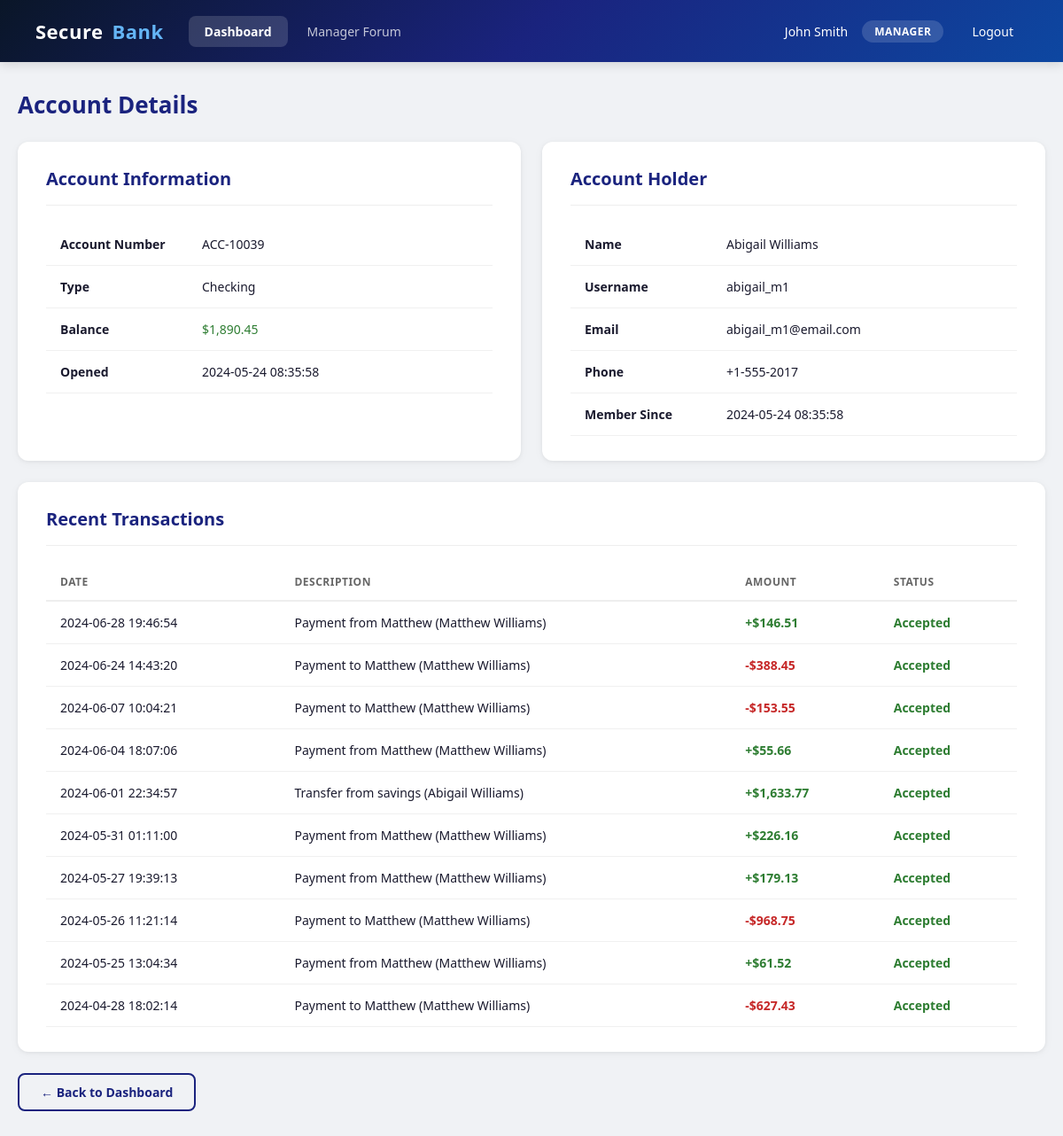
/account_details.php?id=39 (signed in), run on an earlier commit of the app's database.
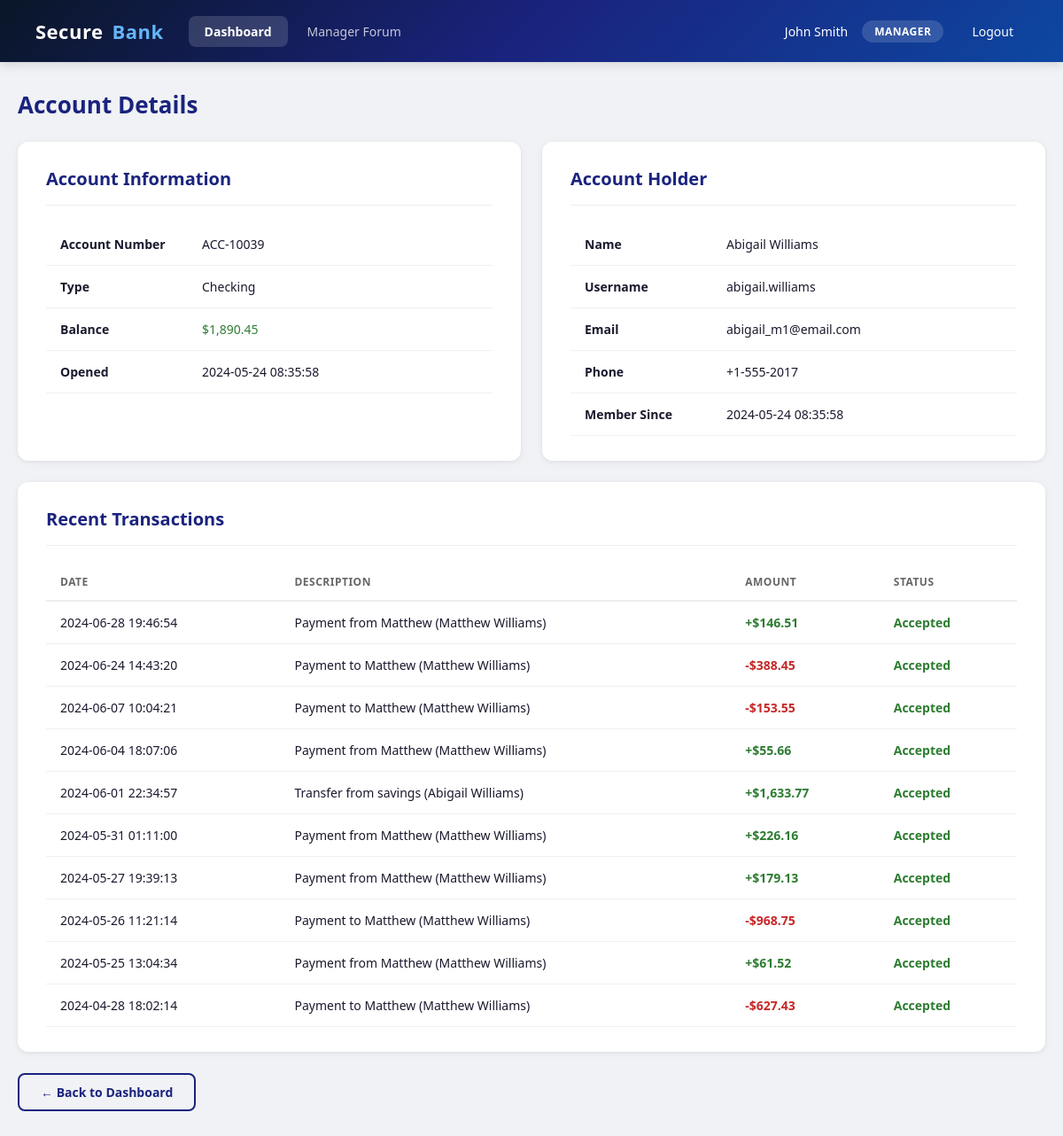
And on a later commit of the database.
### tables this page shows
CREATE TABLE accounts (
    id INT AUTO_INCREMENT PRIMARY KEY,
    user_id INT NOT NULL,
    account_number VARCHAR(20) UNIQUE NOT NULL,
    balance DECIMAL(15,2) NOT NULL DEFAULT 0.00,
    account_type VARCHAR(50) DEFAULT 'checking',
    created_at TIMESTAMP DEFAULT CURRENT_TIMESTAMP,
    FOREIGN KEY (user_id) REFERENCES users(id)
);

CREATE TABLE users (
    id INT AUTO_INCREMENT PRIMARY KEY,
    username VARCHAR(50) UNIQUE NOT NULL,
    password_hash VARCHAR(255) NOT NULL,
    role ENUM('admin', 'manager', 'client') NOT NULL DEFAULT 'client',
    full_name VARCHAR(100) NOT NULL DEFAULT '',
    email VARCHAR(100) NOT NULL DEFAULT '',
    phone VARCHAR(30) NOT NULL DEFAULT '',
    manager_id INT DEFAULT NULL,
    receive_notifications TINYINT(1) NOT NULL DEFAULT 0,
    accepted_eula TINYINT(1) NOT NULL DEFAULT 1,
    created_at TIMESTAMP DEFAULT CURRENT_TIMESTAMP,
    FOREIGN KEY (manager_id) REFERENCES users(id)
);

CREATE TABLE transactions (
    id INT AUTO_INCREMENT PRIMARY KEY,
    account_id INT NOT NULL,
    target_account_id INT DEFAULT NULL,
    type ENUM('transfer', 'revert') NOT NULL,
    direction ENUM('out', 'in') NOT NULL,
    amount DECIMAL(15,2) NOT NULL,
    status ENUM('pending', 'accepted', 'refused', 'canceled', 'reverted') NOT NULL DEFAULT 'accepted',
    description VARCHAR(255) DEFAULT '',
    created_at TIMESTAMP DEFAULT CURRENT_TIMESTAMP,
    FOREIGN KEY (account_id) REFERENCES accounts(id),
    FOREIGN KEY (target_account_id) REFERENCES accounts(id)
);

### src/account_details.php (the view, shortened to what this page needs)
<?php
require_once __DIR__ . '/includes/auth.php';
$db = getDB();
$accountId = (int)($_GET['id'] ?? 0);
$role = $_SESSION['role'];
$userId = (int)$_SESSION['user_id'];
if ($role === 'client') {
    $stmt = $db->prepare("
        SELECT a.*, u.username, u.full_name, u.email, u.phone, u.created_at as member_since
        FROM accounts a
        JOIN users u ON a.user_id = u.id
        WHERE a.id = :aid AND a.user_id = :uid
    ");
    $stmt->execute(['aid' => $accountId, 'uid' => $userId]);
} elseif ($role === 'manager') {
    $stmt = $db->prepare("
        SELECT a.*, u.username, u.full_name, u.email, u.phone, u.created_at as member_since
        FROM accounts a
        JOIN users u ON a.user_id = u.id
        JOIN manager_clients mc ON mc.client_user_id = u.id
        WHERE a.id = :aid AND mc.manager_id = :mid
    ");
    $stmt->execute(['aid' => $accountId, 'mid' => $userId]);
} else {
    header('Location: dashboard.php');
    exit;
}
$account = $stmt->fetch();
$txnStmt = $db->prepare("
    SELECT t.type, t.direction, t.amount, t.status, t.description, t.created_at,
           ta.account_number as target_number, u.full_name as target_name
    FROM transactions t
    LEFT JOIN accounts ta ON t.target_account_id = ta.id
    LEFT JOIN users u ON ta.user_id = u.id
    WHERE t.account_id = :aid
    ORDER BY t.created_at DESC LIMIT 10
");
$txnStmt->execute(['aid' => $accountId]);
$transactions = $txnStmt->fetchAll();
$currentPage = 'dashboard';
?>
<!DOCTYPE html>
<html lang="en">
<head>
    <link rel="stylesheet" href="css/style.css">
</head>
<body>
    <?php include 'includes/header.php'; ?>
    <div class="container">
        <h1 class="page-title">Account Details</h1>
        <div class="grid-2">
            <div class="card">
                <div class="card-header"><h2>Account Information</h2></div>
                <table>
                    <tbody>
                        <tr><td style="font-weight:600;width:160px;">Account Number</td><td><?= htmlspecialchars($account['account_number']) ?></td></tr>
                        <tr><td style="font-weight:600;">Type</td><td><?= htmlspecialchars(ucfirst($account['account_type'])) ?></td></tr>
                        <tr><td style="font-weight:600;">Balance</td><td class="text-green">$<?= number_format($account['balance'], 2) ?></td></tr>
                        <tr><td style="font-weight:600;">Opened</td><td><?= $account['created_at'] ?></td></tr>
                    </tbody>
                </table>
            </div>
            <div class="card">
                <div class="card-header"><h2>Account Holder</h2></div>
                <table>
                    <tbody>
                        <tr><td style="font-weight:600;width:160px;">Name</td><td><?= htmlspecialchars($account['full_name']) ?></td></tr>
                        <tr><td style="font-weight:600;">Username</td><td><?= htmlspecialchars($account['username']) ?></td></tr>
                        <tr><td style="font-weight:600;">Email</td><td><?= htmlspecialchars($account['email'] ?? 'N/A') ?></td></tr>
                        <tr><td style="font-weight:600;">Phone</td><td><?= htmlspecialchars($account['phone'] ?? 'N/A') ?></td></tr>
                        <tr><td style="font-weight:600;">Member Since</td><td><?= $account['member_since'] ?></td></tr>
                    </tbody>
                </table>
            </div>
        </div>
        <div class="card">
            <div class="card-header"><h2>Recent Transactions</h2></div>
            <?php if (empty($transactions)): ?>
                <div class="empty-state"><p>No transactions yet.</p></div>
            <?php else: ?>
                <table>
                    <thead>
                        <tr>
                            <th>Date</th>
                            <th>Description</th>
                            <th>Amount</th>
                            <th>Status</th>
                        </tr>
                    </thead>
                    <tbody>
                        <?php foreach ($transactions as $t): ?>
                            <tr>
                                <td><?= $t['created_at'] ?></td>
                                <td><?= htmlspecialchars($t['description']) ?> <?= $t['target_name'] ? '(' . htmlspecialchars($t['target_name']) . ')' : '' ?></td>
                                <td class="<?= $t['direction'] === 'in' ? 'text-green' : 'text-red' ?>" style="font-weight:600;">
                                    <?= $t['direction'] === 'in' ? '+' : '-' ?>$<?= number_format(abs($t['amount']), 2) ?>
                                </td>
                                <td>
                                    <?php
                                    $colors = ['pending'=>'#f57f17','accepted'=>'#2e7d32','refused'=>'#c62828','canceled'=>'#c62828','reverted'=>'#e65100'];
                                    $c = $colors[$t['status']] ?? '#666';
                                    ?>
                                    <span style="color:<?= $c ?>;font-weight:600;"><?= ucfirst($t['status']) ?></span>
                                </td>
                            </tr>
                        <?php endforeach; ?>
                    </tbody>
                </table>
            <?php endif; ?>
        </div>
        <a href="dashboard.php" class="btn btn-outline">&larr; Back to Dashboard</a>
    </div>
</body>
</html>

### src/includes/header.php
<?php
$currentPage = $currentPage ?? '';
$role = $_SESSION['role'] ?? '';
$fullName = $_SESSION['full_name'] ?? $_SESSION['username'] ?? 'User';
?>
<div class="topbar">
    <div style="display:flex;align-items:center;gap:28px;">
        <a href="/dashboard.php" class="logo" style="color:#fff;text-decoration:none;font-size:22px;">Secure<span style="color:#64b5f6;">Bank</span></a>
        <nav style="display:flex;gap:4px;">
            <a href="/dashboard.php"
               class="nav-link <?= $currentPage === 'dashboard' ? 'active' : '' ?>">
                Dashboard
            </a>
            <a href="/manager/forum.php"
               class="nav-link <?= $currentPage === 'forum' ? 'active' : '' ?>"
               <?= $role === 'client' ? 'tabindex="-1" aria-disabled="true"' : '' ?>>
                Manager Forum
            </a>
        </nav>
    </div>
    <div class="user-info" style="display:flex;align-items:center;gap:16px;">
        <span style="font-size:14px;"><?= htmlspecialchars($fullName) ?></span>
        <span class="role-badge"><?= ucfirst($role) ?></span>
        <a href="/logout.php">Logout</a>
    </div>
</div>

### src/css/style.css (style rules this page uses)
* { margin: 0; padding: 0; box-sizing: border-box; }
body { font-family: 'Segoe UI', Tahoma, Geneva, Verdana, sans-serif; background: #f0f2f5; color: #1a1a2e; min-height: 100vh; }
.topbar { background: linear-gradient(135deg, #0a1628 0%, #1a237e 50%, #0d47a1 100%); color: #fff; padding: 0 40px; height: 70px; display: flex; align-items: center; justify-content: space-between; box-shadow: 0 2px 12px rgba(0,0,0,0.15); position: sticky; top: 0; z-index: 100; }
.topbar .logo { font-size: 24px; font-weight: 700; letter-spacing: 0.5px; display: flex; align-items: center; gap: 10px; }
.topbar .logo span { color: #64b5f6; }
.topbar .user-info { display: flex; align-items: center; gap: 20px; font-size: 14px; }
.topbar .user-info .role-badge { background: rgba(255,255,255,0.15); padding: 4px 14px; border-radius: 20px; font-size: 12px; font-weight: 600; text-transform: uppercase; letter-spacing: 0.5px; }
.topbar .user-info a { color: #fff; text-decoration: none; font-weight: 500; padding: 8px 16px; border-radius: 8px; transition: background 0.2s; }
.container { max-width: 1200px; margin: 0 auto; padding: 30px 20px; }
.card { background: #fff; border-radius: 12px; box-shadow: 0 1px 4px rgba(0,0,0,0.06), 0 2px 12px rgba(0,0,0,0.04); padding: 28px 32px; margin-bottom: 24px; transition: box-shadow 0.2s; }
.card-header { display: flex; align-items: center; justify-content: space-between; margin-bottom: 20px; padding-bottom: 16px; border-bottom: 1px solid #eee; }
.card-header h2 { font-size: 20px; font-weight: 600; color: #1a237e; }
.btn { display: inline-flex; align-items: center; gap: 8px; padding: 10px 24px; border: none; border-radius: 8px; font-size: 14px; font-weight: 600; cursor: pointer; text-decoration: none; transition: all 0.2s; }
.btn-outline { background: transparent; color: #1a237e; border: 2px solid #1a237e; }
table { width: 100%; border-collapse: collapse; }
table th { text-align: left; padding: 12px 16px; font-size: 12px; text-transform: uppercase; letter-spacing: 0.5px; color: #666; border-bottom: 2px solid #eee; }
table td { padding: 14px 16px; border-bottom: 1px solid #f0f0f0; font-size: 14px; }
.text-green { color: #2e7d32; }
.text-red { color: #c62828; }
.grid-2 { display: grid; grid-template-columns: 1fr 1fr; gap: 24px; }
.page-title { font-size: 26px; font-weight: 700; color: #1a237e; margin-bottom: 24px; }
.nav-link { color: rgba(255,255,255,0.75); text-decoration: none; padding: 8px 18px; border-radius: 8px; font-size: 14px; font-weight: 500; transition: all 0.2s; }
.nav-link.active { color: #fff; background: rgba(255,255,255,0.15); font-weight: 600; }

What changed in the data, as far as the page shows it:
changed through a linked row, accounts "ACC-10039": user.username "abigail_m1" → "abigail.williams"
